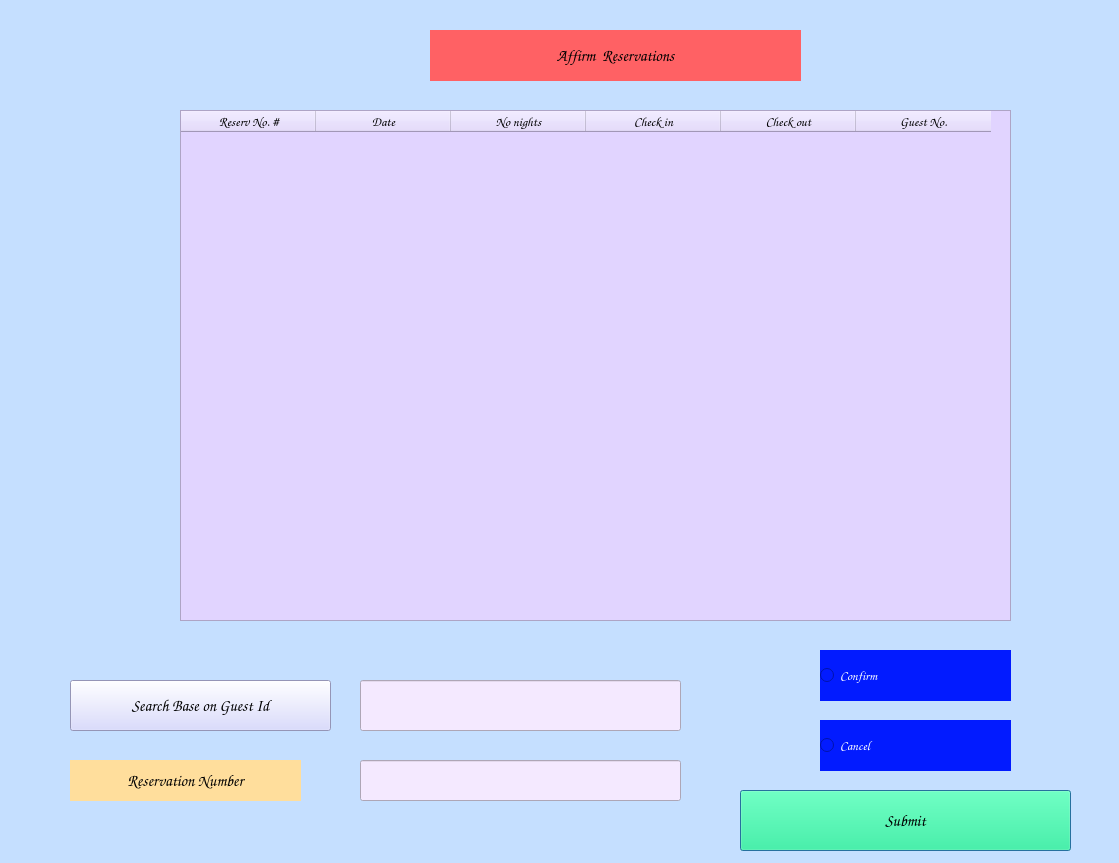
<?xml version="1.0" encoding="UTF-8"?>
<ui version="4.0">
 <class>recept_reservation_CC_window</class>
 <widget class="QDialog" name="recept_reservation_CC_window">
  <property name="geometry">
   <rect>
    <x>0</x>
    <y>0</y>
    <width>1119</width>
    <height>863</height>
   </rect>
  </property>
  <property name="cursor">
   <cursorShape>ClosedHandCursor</cursorShape>
  </property>
  <property name="windowTitle">
   <string>Affirm_Reservations</string>
  </property>
  <property name="styleSheet">
   <string notr="true">background-color: rgb(197, 223, 255);</string>
  </property>
  <widget class="QLabel" name="recept_reservation_CC_header_L">
   <property name="geometry">
    <rect>
     <x>430</x>
     <y>30</y>
     <width>371</width>
     <height>51</height>
    </rect>
   </property>
   <property name="font">
    <font>
     <family>Comic Sans MS</family>
     <pointsize>12</pointsize>
     <weight>75</weight>
     <bold>true</bold>
    </font>
   </property>
   <property name="cursor">
    <cursorShape>ClosedHandCursor</cursorShape>
   </property>
   <property name="styleSheet">
    <string notr="true">background-color: rgb(255, 97, 100);</string>
   </property>
   <property name="text">
    <string>Affirm  Reservations</string>
   </property>
   <property name="alignment">
    <set>Qt::AlignCenter</set>
   </property>
   <property name="margin">
    <number>1</number>
   </property>
  </widget>
  <widget class="QTableWidget" name="recept_reservation_CC_TableWidget">
   <property name="geometry">
    <rect>
     <x>180</x>
     <y>110</y>
     <width>831</width>
     <height>511</height>
    </rect>
   </property>
   <property name="cursor" stdset="0">
    <cursorShape>PointingHandCursor</cursorShape>
   </property>
   <property name="styleSheet">
    <string notr="true">background-color: rgb(225, 212, 255);</string>
   </property>
   <attribute name="horizontalHeaderDefaultSectionSize">
    <number>135</number>
   </attribute>
   <column>
    <property name="text">
     <string>Reserv No. #</string>
    </property>
    <property name="font">
     <font>
      <family>Comic Sans MS</family>
      <pointsize>10</pointsize>
      <weight>75</weight>
      <bold>true</bold>
     </font>
    </property>
    <property name="textAlignment">
     <set>AlignCenter</set>
    </property>
    <property name="background">
     <color>
      <red>120</red>
      <green>105</green>
      <blue>110</blue>
     </color>
    </property>
    <property name="foreground">
     <brush brushstyle="SolidPattern">
      <color alpha="255">
       <red>0</red>
       <green>0</green>
       <blue>0</blue>
      </color>
     </brush>
    </property>
   </column>
   <column>
    <property name="text">
     <string>Date</string>
    </property>
    <property name="font">
     <font>
      <family>Comic Sans MS</family>
      <pointsize>10</pointsize>
      <weight>75</weight>
      <bold>true</bold>
     </font>
    </property>
    <property name="textAlignment">
     <set>AlignCenter</set>
    </property>
   </column>
   <column>
    <property name="text">
     <string>No nights</string>
    </property>
    <property name="font">
     <font>
      <family>Comic Sans MS</family>
      <pointsize>10</pointsize>
      <weight>75</weight>
      <bold>true</bold>
     </font>
    </property>
    <property name="textAlignment">
     <set>AlignCenter</set>
    </property>
   </column>
   <column>
    <property name="text">
     <string>Check in</string>
    </property>
    <property name="font">
     <font>
      <family>Comic Sans MS</family>
      <pointsize>10</pointsize>
      <weight>75</weight>
      <bold>true</bold>
     </font>
    </property>
    <property name="textAlignment">
     <set>AlignCenter</set>
    </property>
   </column>
   <column>
    <property name="text">
     <string>Check out</string>
    </property>
    <property name="font">
     <font>
      <family>Comic Sans MS</family>
      <pointsize>10</pointsize>
      <weight>75</weight>
      <bold>true</bold>
     </font>
    </property>
    <property name="textAlignment">
     <set>AlignCenter</set>
    </property>
   </column>
   <column>
    <property name="text">
     <string>Guest No.</string>
    </property>
    <property name="font">
     <font>
      <family>Comic Sans MS</family>
      <pointsize>10</pointsize>
      <weight>75</weight>
      <bold>true</bold>
     </font>
    </property>
    <property name="textAlignment">
     <set>AlignCenter</set>
    </property>
   </column>
  </widget>
  <widget class="QPushButton" name="recept_reservation_CC_Submit_PB">
   <property name="geometry">
    <rect>
     <x>740</x>
     <y>790</y>
     <width>331</width>
     <height>61</height>
    </rect>
   </property>
   <property name="font">
    <font>
     <family>Comic Sans MS</family>
     <pointsize>12</pointsize>
     <weight>75</weight>
     <bold>true</bold>
    </font>
   </property>
   <property name="cursor">
    <cursorShape>PointingHandCursor</cursorShape>
   </property>
   <property name="styleSheet">
    <string notr="true">background-color: rgb(8, 255, 140);</string>
   </property>
   <property name="text">
    <string>Submit</string>
   </property>
  </widget>
  <widget class="QLineEdit" name="recept_reservation_CC_Reservation_LE">
   <property name="geometry">
    <rect>
     <x>360</x>
     <y>760</y>
     <width>321</width>
     <height>41</height>
    </rect>
   </property>
   <property name="font">
    <font>
     <family>Comic Sans MS</family>
     <pointsize>12</pointsize>
     <weight>75</weight>
     <bold>true</bold>
    </font>
   </property>
   <property name="cursor">
    <cursorShape>PointingHandCursor</cursorShape>
   </property>
   <property name="styleSheet">
    <string notr="true">background-color: rgb(244, 233, 255);</string>
   </property>
  </widget>
  <widget class="QLabel" name="recept_reservation_CC_Reservation_L">
   <property name="geometry">
    <rect>
     <x>70</x>
     <y>760</y>
     <width>231</width>
     <height>41</height>
    </rect>
   </property>
   <property name="font">
    <font>
     <family>Comic Sans MS</family>
     <pointsize>12</pointsize>
     <weight>75</weight>
     <bold>true</bold>
    </font>
   </property>
   <property name="cursor">
    <cursorShape>ClosedHandCursor</cursorShape>
   </property>
   <property name="styleSheet">
    <string notr="true">background-color: rgb(255, 222, 156);</string>
   </property>
   <property name="text">
    <string>Reservation Number</string>
   </property>
   <property name="alignment">
    <set>Qt::AlignCenter</set>
   </property>
   <property name="margin">
    <number>1</number>
   </property>
  </widget>
  <widget class="QRadioButton" name="recept_reservation_CC_confirm_RB">
   <property name="geometry">
    <rect>
     <x>820</x>
     <y>650</y>
     <width>191</width>
     <height>51</height>
    </rect>
   </property>
   <property name="font">
    <font>
     <family>Comic Sans MS</family>
     <pointsize>10</pointsize>
     <weight>75</weight>
     <bold>true</bold>
    </font>
   </property>
   <property name="cursor">
    <cursorShape>PointingHandCursor</cursorShape>
   </property>
   <property name="styleSheet">
    <string notr="true">background-color: rgb(2, 27, 255);
color: rgb(255, 255, 255);</string>
   </property>
   <property name="text">
    <string>Confirm</string>
   </property>
  </widget>
  <widget class="QRadioButton" name="recept_reservation_CC_cancel_RB">
   <property name="geometry">
    <rect>
     <x>820</x>
     <y>720</y>
     <width>191</width>
     <height>51</height>
    </rect>
   </property>
   <property name="font">
    <font>
     <family>Comic Sans MS</family>
     <pointsize>10</pointsize>
     <weight>75</weight>
     <bold>true</bold>
    </font>
   </property>
   <property name="cursor">
    <cursorShape>PointingHandCursor</cursorShape>
   </property>
   <property name="styleSheet">
    <string notr="true">background-color: rgb(2, 27, 255);
color: rgb(255, 255, 255);</string>
   </property>
   <property name="text">
    <string>Cancel</string>
   </property>
  </widget>
  <widget class="QLineEdit" name="recept_reservation_CC_serach_guest_id_LE">
   <property name="geometry">
    <rect>
     <x>360</x>
     <y>680</y>
     <width>321</width>
     <height>51</height>
    </rect>
   </property>
   <property name="font">
    <font>
     <family>Comic Sans MS</family>
     <pointsize>12</pointsize>
     <weight>75</weight>
     <bold>true</bold>
    </font>
   </property>
   <property name="cursor">
    <cursorShape>PointingHandCursor</cursorShape>
   </property>
   <property name="styleSheet">
    <string notr="true">background-color: rgb(244, 233, 255);</string>
   </property>
  </widget>
  <widget class="QPushButton" name="recept_reservation_CC_Search_Guest_id_PB">
   <property name="geometry">
    <rect>
     <x>70</x>
     <y>680</y>
     <width>261</width>
     <height>51</height>
    </rect>
   </property>
   <property name="font">
    <font>
     <family>Comic Sans MS</family>
     <pointsize>12</pointsize>
     <weight>75</weight>
     <bold>true</bold>
    </font>
   </property>
   <property name="cursor">
    <cursorShape>PointingHandCursor</cursorShape>
   </property>
   <property name="styleSheet">
    <string notr="true">background-color: rgb(208, 209, 255);</string>
   </property>
   <property name="text">
    <string>Search Base on Guest Id</string>
   </property>
  </widget>
 </widget>
 <resources/>
 <connections/>
</ui>
